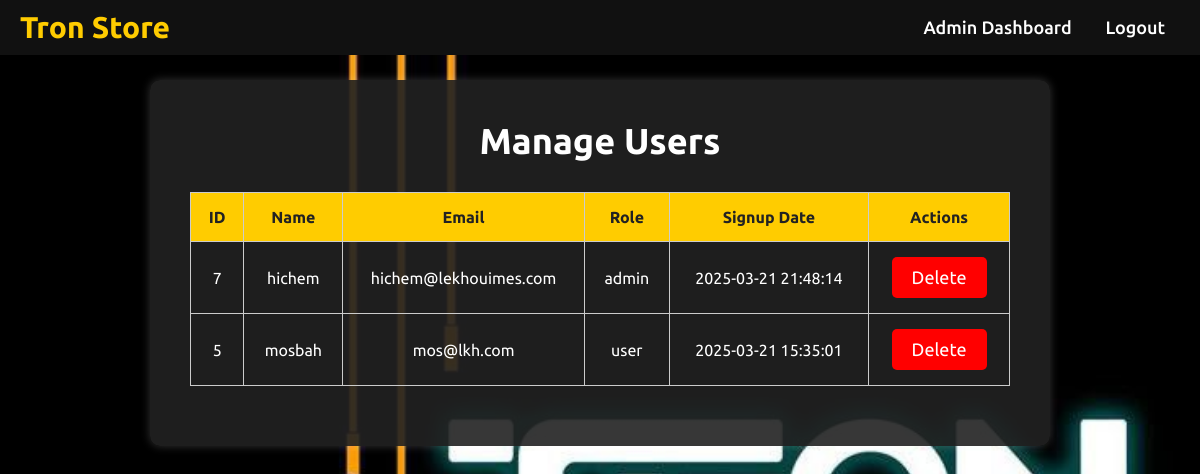
/11/manage_users.php (signed in), run on the app's committed database.
### tables this page shows
CREATE TABLE `utilisateurs` (
  `id_utilisateur` int(11) NOT NULL,
  `nom` varchar(100) NOT NULL,
  `email` varchar(150) NOT NULL,
  `mot_de_passe` varchar(255) NOT NULL,
  `role` enum('user','admin') DEFAULT 'user',
  `date_inscription` timestamp NOT NULL DEFAULT current_timestamp(),
  `solde` decimal(10,2) DEFAULT 0.00,
  `adresse` varchar(255) NOT NULL
);

### 11/manage_users.php (the view, shortened to what this page needs)
<?php
include 'config.php';
$sql = "SELECT * FROM utilisateurs ORDER BY date_inscription DESC";
$result = $conn->query($sql);
?>
<!DOCTYPE html>
<html lang="en">
<head>
    <link rel="stylesheet" href="home.css">
</head>
<body>
<header class="header">
    <a href="#" class="logo">Tron Store</a>
    <nav class="navbar">
        <a href="admin_dashboard.php">Admin Dashboard</a>
        <a href="logout.php">Logout</a>
    </nav>
</header>
<div class="manage-users-content">
    <h2>Manage Users</h2>
    <table class="users-table">
        <thead>
            <tr>
                <th>ID</th>
                <th>Name</th>
                <th>Email</th>
                <th>Role</th>
                <th>Signup Date</th>
                <th>Actions</th>
            </tr>
        </thead>
        <tbody>
            <?php while ($row = $result->fetch_assoc()): ?>
                <tr>
               <td><?php echo $row['id_utilisateur']; ?></td>
                <td><?php echo $row['nom']; ?></td>
               <td><?php echo $row['email']; ?></td>
           <td><?php echo $row['role']; ?></td>
             <td><?php echo $row['date_inscription']; ?></td>
         <td>
       <form method="POST" style="display:inline;">
   <button type="submit" name="delete_user" class="btn delete-btn">Delete</button>
               </form>
                   </td>
          </tr>
            <?php endwhile; ?>
        </tbody>
    </table>
</div>
</body>
</html>

### 11/manage_users.php (style rules this page uses)
body { background: url('hichem/backgroun.jpg') no-repeat center center fixed; background-size: cover; color: white; font-family: Arial, sans-serif; margin: 0; padding: 0; display: flex; flex-direction: column; align-items: center; height: 100vh; }
.header { background-color: #111; padding: 10px 20px; display: flex; justify-content: space-between; align-items: center; width: 100%; position: fixed; top: 0; left: 0; }
.logo { font-size: 30px; font-weight: bold; color: #ffcc00; text-decoration: none; }
.navbar a { color: white; text-decoration: none; margin: 0 15px; font-size: 18px; }
.manage-users-content { background: rgba(34, 34, 34, 0.9); padding: 40px; border-radius: 10px; box-shadow: 0 0 10px rgba(255, 255, 255, 0.2); text-align: center; max-width: 900px; width: 100%; margin-top: 80px; }
.manage-users-content h2 { font-size: 36px; margin-bottom: 30px; }
.users-table { width: 100%; border-collapse: collapse; margin-bottom: 20px; }
.users-table th, .users-table td { padding: 15px; border: 1px solid #ccc; }
.users-table th { background-color: #ffcc00; color: #222; }
.btn { background: #ffcc00; color: #222; padding: 10px 20px; border-radius: 5px; font-size: 18px; transition: transform 0.2s, background 0.3s; text-align: center; border: none; cursor: pointer; }
.delete-btn { background: red; color: white; }

### data on the page
utilisateurs: id_utilisateur "7", nom "hichem", email "hichem@lekhouimes.com", role "admin", date_inscription "2025-03-21 21:48:14"
utilisateurs: id_utilisateur "5", nom "mosbah", email "mos@lkh.com", role "user", date_inscription "2025-03-21 15:35:01"
